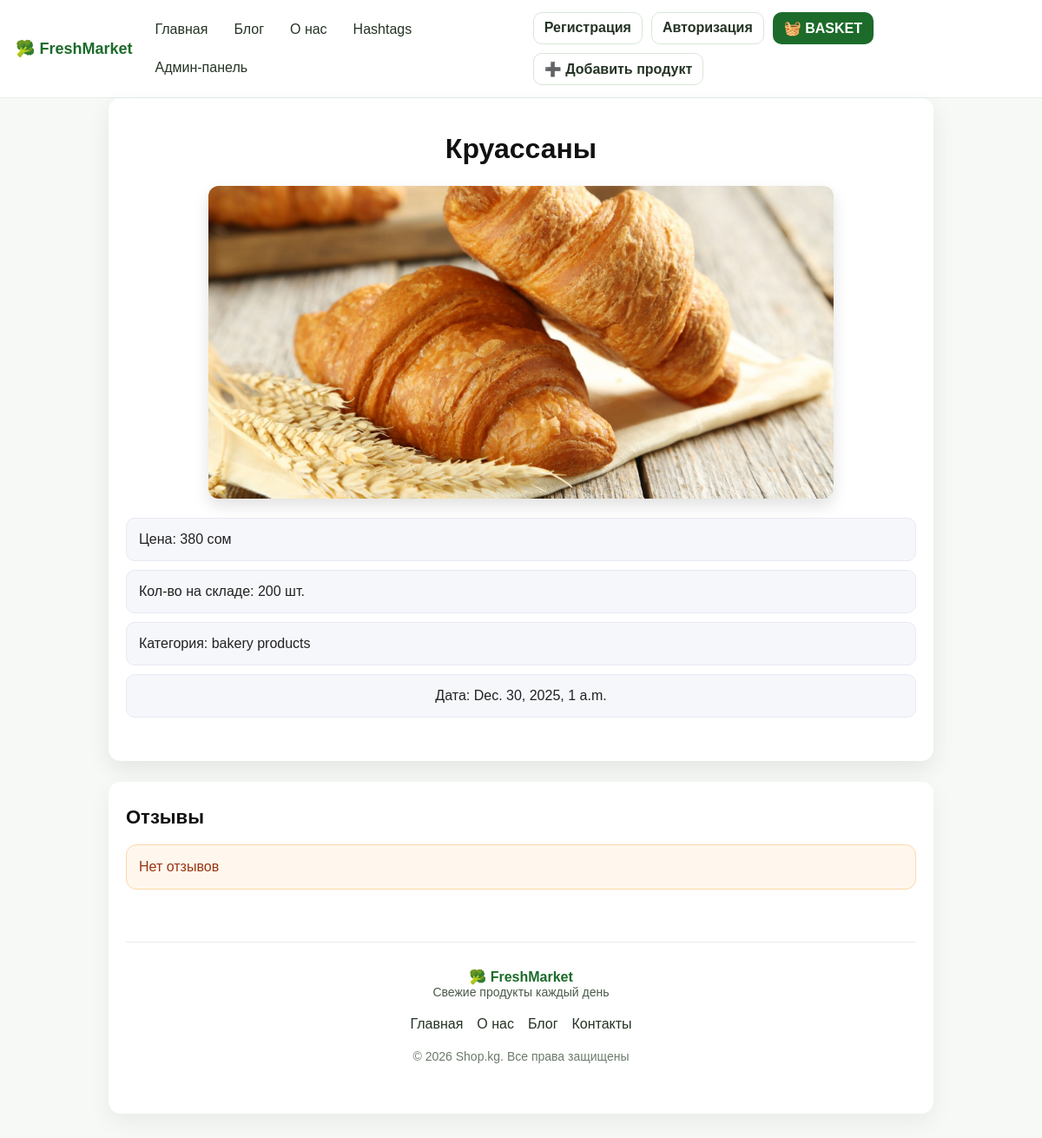
Page /products_list/3/ on the earlier database version.
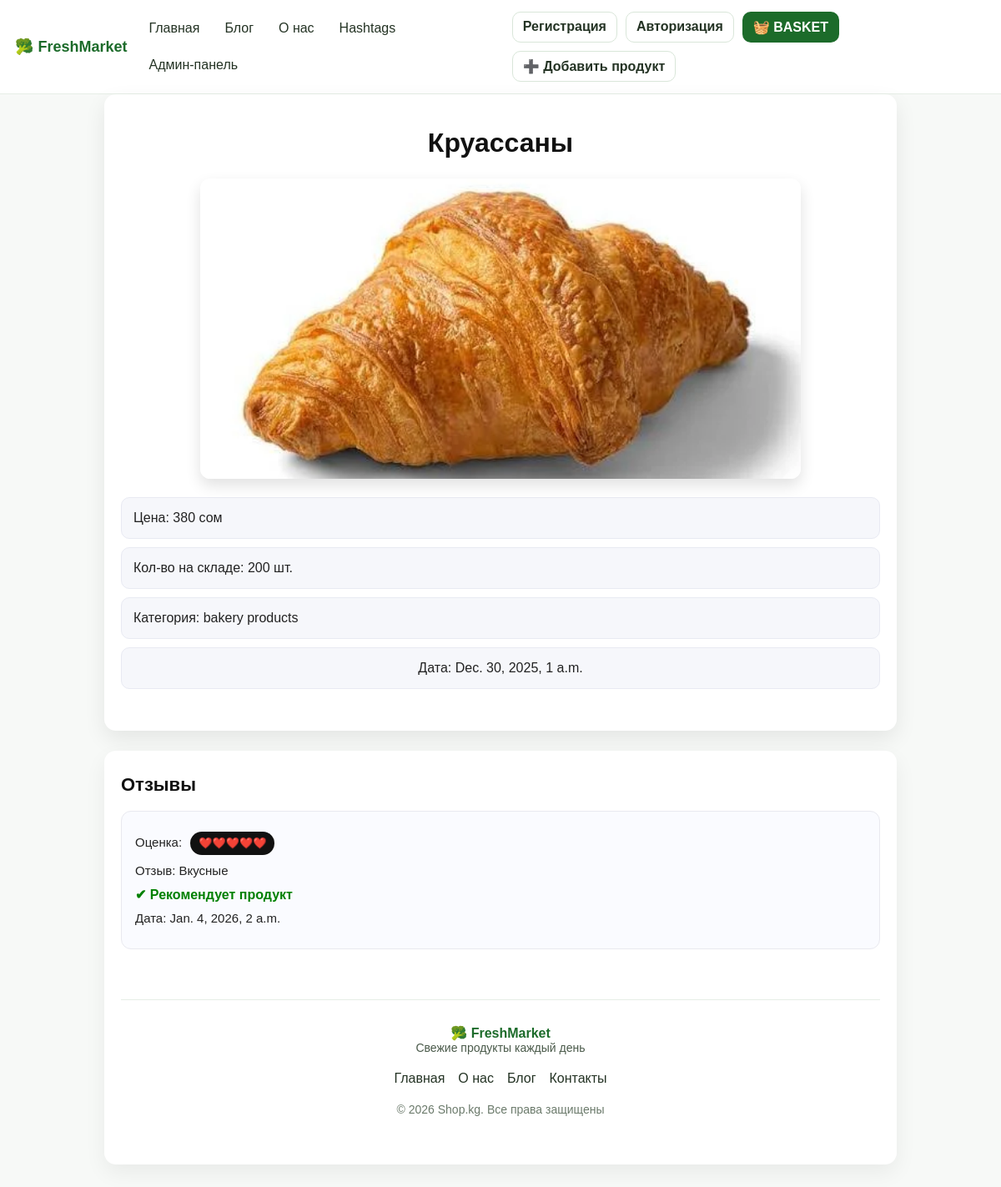
Same page on the later database version.
### products/models.py (models this page shows, shortened)
class Products(models.Model):
    name_products=models.CharField(max_length=100)
    image=models.ImageField(upload_to="products/", blank=True, null=True)
    price=models.PositiveIntegerField()
    stock = models.PositiveIntegerField(default=0)
    TYPE_PRODUCTS=(
        ('bakery products', 'Bakery products'),
        ('grains and pasta', 'Grains and pasta'),
        ('meat products', 'Meat products'),
        ('dairy products', 'Dairy products'),
        ('vegetables', 'Vegetables')
    )
    type_products=models.CharField(max_length=100, choices=TYPE_PRODUCTS )
    created_at=models.DateTimeField(auto_now_add=True)

class Reviews(models.Model):
    choice_product=models.ForeignKey(Products, on_delete=models.CASCADE, related_name='reviews')
    MARCS= (
        ('❤️', '❤️'),
        ('❤️❤️', '❤️❤️'),
        ('❤️❤️❤️', '❤️❤️❤️'),
        ('❤️❤️❤️❤️', '❤️❤️❤️❤️'),
        ('❤️❤️❤️❤️❤️', '❤️❤️❤️❤️❤️')
    )
    marks=models.CharField(max_length=100, choices=MARCS, default='❤️❤️❤️')
    text=models.TextField()
    created_at=models.DateTimeField(auto_now_add=True)
    is_recommended = models.BooleanField(default=True,verbose_name='Рекомендует продукт')

### products/views.py (the view)
# urls.py: path('products_list/<int:id>/', views.products_detail)
def products_detail(request, id):
    if request.method== 'GET':
        products_id=get_object_or_404(Products, id=id)
    return render(
         request,
         template_name='products/products_detail.html',
         context={
             'products_id': products_id
         }
     )

### templates/products/products_detail.html
{% load static %}
{% include '../header.html' %}
<link rel="stylesheet" href="{% static 'styles/style.css' %}?v=4">
   <div class="news-detail">
    <h1 class="news-title">{{ products_id.name_products }}</h1>
    <div class="news-media">
        <img src="{{ products_id.image.url }}" alt="{{ products_id.name_products }}">
    </div>
    <p class="news-price">Цена: {{ products_id.price }} сом </p>
    <p class="news-stock">Кол-во на складе: {{ products_id.stock }} шт. </p>
    <p class="news-category">Категория: {{ products_id.type_products }}</p>
    <data class="news-date">Дата: {{ products_id.created_at }}</data>
</div>
<div class="comments">
  <h3 class="comments-title">Отзывы</h3>
  {% if products_id.reviews.all %}
   <ul class="comments-list">
  {% for i in products_id.reviews.all %}
    <li>
      <p class="rating">Оценка:
        <span class="love" aria-hidden="true">
          <span class="star filled">{{ i.marks }}</span>
        </span>
      </p>
      <p class="review">Отзыв: {{ i.text}}</p>
      {% if i.is_recommended %}
        <p class="recommended" style="color: green;">
          ✔ Рекомендует продукт
        </p>
      {% else %}
        <p class="recommended" style="color: red;">
          ✘ Не рекомендует продукт
        </p>
      {% endif %}
      <p class="date">Дата: {{ i.created_at }}</p>
    </li>
    {% endfor %}
  </ul>
        {% else %}
            <p class="no-comments">Нет отзывов</p>
        {% endif %}
 {% include '../footer.html' %}

Differences in the rows shown:
changed Products "Круассаны": image: a different picture
added Reviews: marks "❤️❤️❤️❤️❤️", text "Вкусные", is_recommended "✔ Рекомендует продукт", created_at "Jan. 4, 2026, 2 a.m."
Other differences:
text no longer shown: "Нет отзывов"
